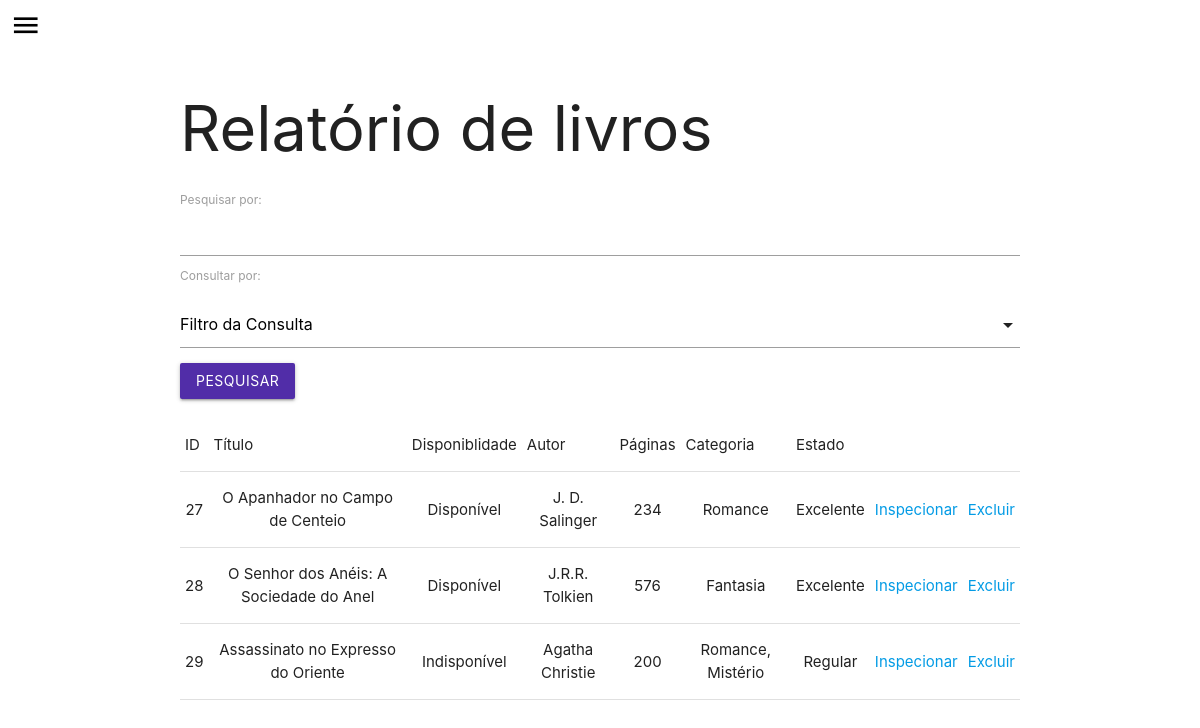
The app's page /admin/livros_read.php with its own data.
### tables this page shows
CREATE TABLE IF NOT EXISTS `livros` (
  `id_livro` int(11) NOT NULL AUTO_INCREMENT,
  `titulo` varchar(400) DEFAULT NULL,
  `status_livro` varchar(50) DEFAULT NULL,
  `autor` varchar(400) DEFAULT NULL,
  `paginas` int(11) NOT NULL DEFAULT 0,
  `categoria` varchar(50) NOT NULL DEFAULT '0',
  `estado_livro` varchar(50) NOT NULL DEFAULT '0',
  `imagem` varchar(400) NOT NULL DEFAULT '0',
  `comentarios` varchar(400) NOT NULL DEFAULT '0',
  PRIMARY KEY (`id_livro`)
);

### admin/livros_read.php (the view, shortened to what this page needs)
<!DOCTYPE html>
<html lang="en">
<head>
    <link type="text/css" rel="stylesheet" href="../materialize/css/materialize.min.css"  media="screen,projection"/>
</head>
<body>
    <?php include 'navbar.php' ?>
    <div class="container">
        <h1>Relatório de livros</h1>
        <form method="post">
            <label for="search">Pesquisar por:</label>
            <input type="text" id="search" name="pesquisa" autocomplete="off">
            <label for="consultaPor">Consultar por: </label>
            <div class="input-field col s12">
            </div>
            <div class="row">
                <button class="btn" style="background-color: #512DA8;" type="submit" name="submit">Pesquisar</button>
            </div>
        </form>
        <div class="row">
            <table class="stripped centered">
                <thead>
                    <tr>
                        <td>ID</td>
                        <td>Título</td>
                        <td>Disponiblidade</td>
                        <td>Autor</td>
                        <td>Páginas</td>
                        <td>Categoria</td>
                        <td>Estado</td>
                    </tr>
                </thead>
                <tbody>
                    <?php
                        include 'connect.php';
                        include 'classes.php';
                        if(!isset($_POST['submit']))
                        {
                            $query = "SELECT * FROM livros";
                            $stmt = $mysqli->prepare($query);
                            $stmt->execute();
                            $result = $stmt->get_result();
                            $rows = $result->fetch_all(MYSQLI_NUM);
                        }
                        foreach($rows as $row)
                        {
                            echo "<tr>";
                            foreach($row as $columnIndex=>$entry)
                            {
                                if($columnIndex == 7 || $columnIndex == 8)
                                {
                                    continue;
                                }
                                echo "<td>$entry</td>";
                            }
                            echo "<td><a href='./livros_insp.php?id=$row[0]'>Inspecionar</a></td>";
                            echo "<td><a href='./livros_delete.php?id=$row[0]' onclick='return confirm(\"Deseja deletar o livro?\")'>Excluir</a></td>";
                            echo "</tr>";
                        }
                    ?>
                </tbody>
            </table>
        </div>
    </div>
</body>
</html>

### records on screen
livros: id_livro "27", titulo "O Apanhador no Campo de Centeio", status_livro "Disponível", autor "J. D. Salinger", paginas "234", categoria "Romance", estado_livro "Excelente"
livros: id_livro "28", titulo "O Senhor dos Anéis: A Sociedade do Anel", status_livro "Disponível", autor "J.R.R. Tolkien", paginas "576", categoria "Fantasia", estado_livro "Excelente"
livros: id_livro "29", titulo "Assassinato no Expresso do Oriente", status_livro "Indisponível", autor "Agatha Christie", paginas "200", categoria "Romance, Mistério", estado_livro "Regular"
